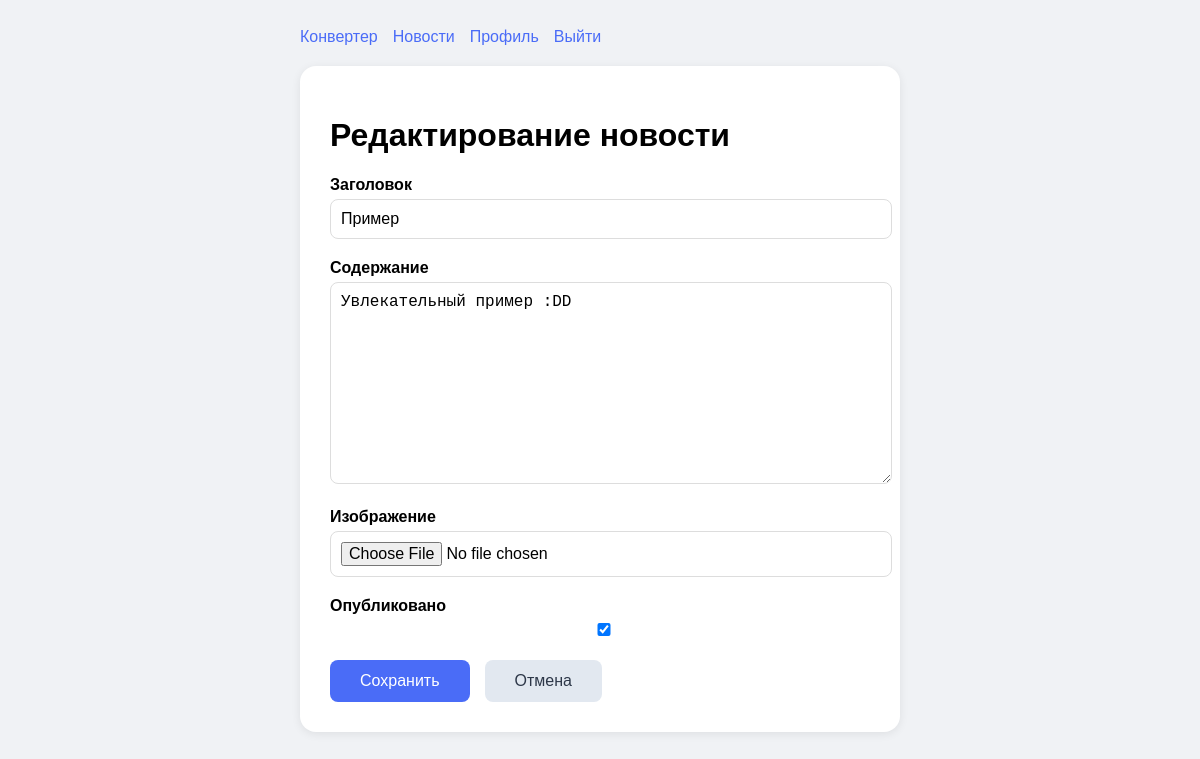
/news/2/edit/ (signed in), run on the app's committed database.
### news/models.py (models this page shows, shortened)
class News(models.Model):
    title = models.CharField('Заголовок', max_length=200)
    content = models.TextField('Содержание')
    image = models.ImageField('Изображение', upload_to='news/', blank=True, null=True)
    author = models.ForeignKey(settings.AUTH_USER_MODEL, on_delete=models.SET_NULL, null=True, related_name='news')
    created_at = models.DateTimeField('Дата создания', auto_now_add=True)
    updated_at = models.DateTimeField('Дата обновления', auto_now=True)
    is_published = models.BooleanField('Опубликовано', default=True)
    class Meta:
        verbose_name = 'Новость'
        verbose_name_plural = 'Новости'
        ordering = ['-created_at']

### news/views.py (the view)
# urls.py: path('<int:pk>/edit/', views.news_edit, name='edit'),
@login_required
def news_edit(request, pk):
    news = get_object_or_404(News, id=pk)
    if news.author != request.user and not request.user.is_staff:
        messages.error(request, 'Нет прав на редактирование')
        return redirect('news:list')
    if request.method == 'POST':
        form = NewsForm(request.POST, request.FILES, instance=news)
        if form.is_valid():
            form.save()
            messages.success(request, 'Новость обновлена')
            return redirect('news:detail', pk=news.id)
    else:
        form = NewsForm(instance=news)
    return render(request, 'news/form.html', {'form': form})

### news/forms.py
class NewsForm(forms.ModelForm):
    class Meta:
        model = News
        fields = ['title', 'content', 'image', 'is_published']
        widgets = {
            'title': forms.TextInput(attrs={'class': 'form-control'}),
            'content': forms.Textarea(attrs={'class': 'form-control'}),
            'image': forms.FileInput(attrs={'class': 'form-control'}),
            'is_published': forms.CheckboxInput(attrs={'class': 'form-check-input'}),
        }

### news/templates/news/form.html (shortened to what this page needs)
<!DOCTYPE html>
<html>
<head>
</head>
<body>
    <div class="container">
        <div class="nav">
            <a href="/">Конвертер</a>
            <a href="/news/">Новости</a>
            {% if user.is_authenticated %}
                <a href="/users/profile/">Профиль</a>
                <a href="/users/logout/">Выйти</a>
            {% endif %}
        </div>
        <div class="card">
            <h1>{% if form.instance.pk %}Редактирование{% else %}Создание{% endif %} новости</h1>
            <form method="POST">
                {% for field in form %}
                    <div class="form-group">
                        <label>{{ field.label }}</label>
                        {{ field }}
                    </div>
                {% endfor %}
                <div class="actions">
                    <button type="submit" class="btn">Сохранить</button>
                    <a href="{% url 'news:list' %}" class="btn-cancel">Отмена</a>
                </div>
            </form>
        </div>
    </div>
</body>
</html>

### news/templates/news/form.html (style rules this page uses)
body { font-family: Arial; background: #f0f2f5; padding: 20px; }
.container { max-width: 600px; margin: 0 auto; }
.nav { display: flex; gap: 15px; margin-bottom: 20px; flex-wrap: wrap; }
.nav a { color: #4a6cf7; text-decoration: none; }
.card { background: white; padding: 30px; border-radius: 16px; box-shadow: 0 2px 10px rgba(0,0,0,0.08); }
.form-group { margin-bottom: 20px; }
label { display: block; font-weight: 600; margin-bottom: 5px; }
input, textarea { width: 100%; padding: 10px; border: 1px solid #ddd; border-radius: 8px; font-size: 16px; }
textarea { min-height: 150px; }
.btn { padding: 12px 30px; background: #4a6cf7; color: white; border: none; border-radius: 8px; cursor: pointer; font-size: 16px; }
.actions { display: flex; gap: 15px; margin-top: 10px; }
.btn-cancel { background: #e2e8f0; color: #2d3748; text-decoration: none; padding: 12px 30px; border-radius: 8px; }

### data on the page
News: form "Пример" "Увлекательный пример :DD" "☑"

### other printed values
{{ field.label }} "Заголовок" "Содержание" "Изображение" "Опубликовано"
